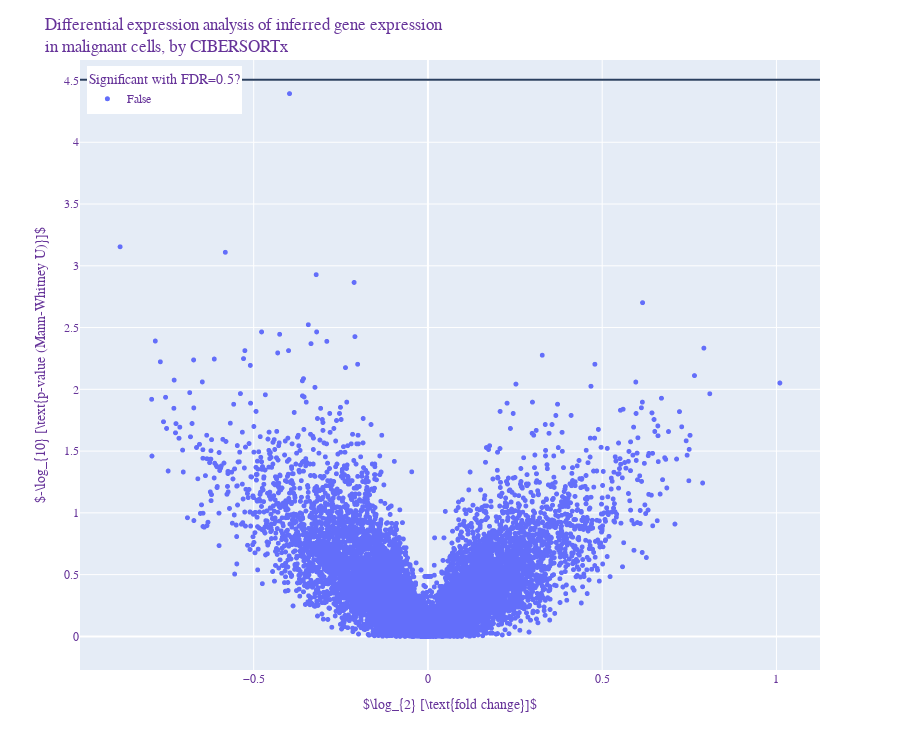

Notebook code cell kept with this figure:
### Code cell
fig = helpers.deg_analysis.make_volcano_figure(df_rnaseq_inferred_malignant_stats)
fig.update_layout(
    title="Differential expression analysis of inferred gene expression<br>in malignant cells, by CIBERSORTx"
)
fig

### Figure 1 — Plotly figure (JSON) as saved in the notebook; plotly's stock layout.template omitted (floating-point values rounded to 4 significant figures; data arrays with more than 128 entries replaced by an {"elided": "..."} marker saying what was removed)
{"data": [{"customdata": {"elided": "16063x3 float values"}, "hovertemplate": "<b>%{hovertext}</b><br><br>significant_bh_fdr=0.5=False<br>log2_fold_change=%{x}<br>-log10_pval=%{y}<br>pval=%{customdata[0]}<br>pval_adj_bh=%{customdata[1]}<br>sparsity_overall=%{customdata[2]}<extra></extra>", "hovertext": {"elided": "16063 str values"}, "legendgroup": "False", "marker": {"color": "#636efa", "size": 5, "symbol": "circle"}, "mode": "markers", "name": "False", "showlegend": true, "type": "scattergl", "x": {"elided": "16063 float values"}, "xaxis": "x", "y": {"elided": "16063 float values"}, "yaxis": "y"}], "layout": {"font": {"color": "RebeccaPurple", "family": "Courier New, monospace"}, "height": 750, "legend": {"title": {"text": "Significant with FDR=0.5?"}, "tracegroupgap": 0, "x": 0.01, "xanchor": "left", "y": 0.99, "yanchor": "top"}, "margin": {"t": 60}, "shapes": [{"type": "line", "x0": 0, "x1": 1, "xref": "x domain", "y0": 4.507, "y1": 4.507, "yref": "y"}], "title": {"text": "Differential expression analysis of inferred gene expression<br>in malignant cells, by CIBERSORTx"}, "xaxis": {"anchor": "y", "domain": [0, 1], "title": {"text": "$\\log_{2} [\\text{fold change}]$"}}, "yaxis": {"anchor": "x", "domain": [0, 1], "title": {"text": "$-\\log_{10} [\\text{p-value (Mann-Whitney U)}]$"}}}}
